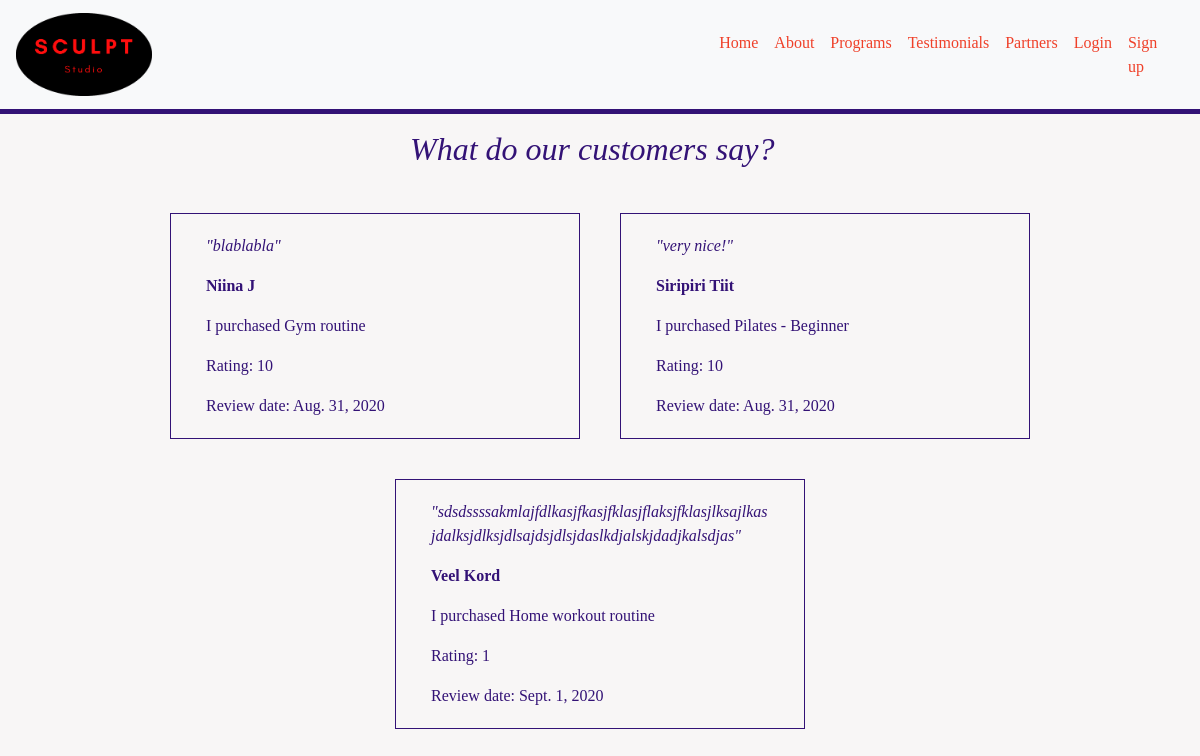
/testimonials/, run on an earlier commit of the app's database.
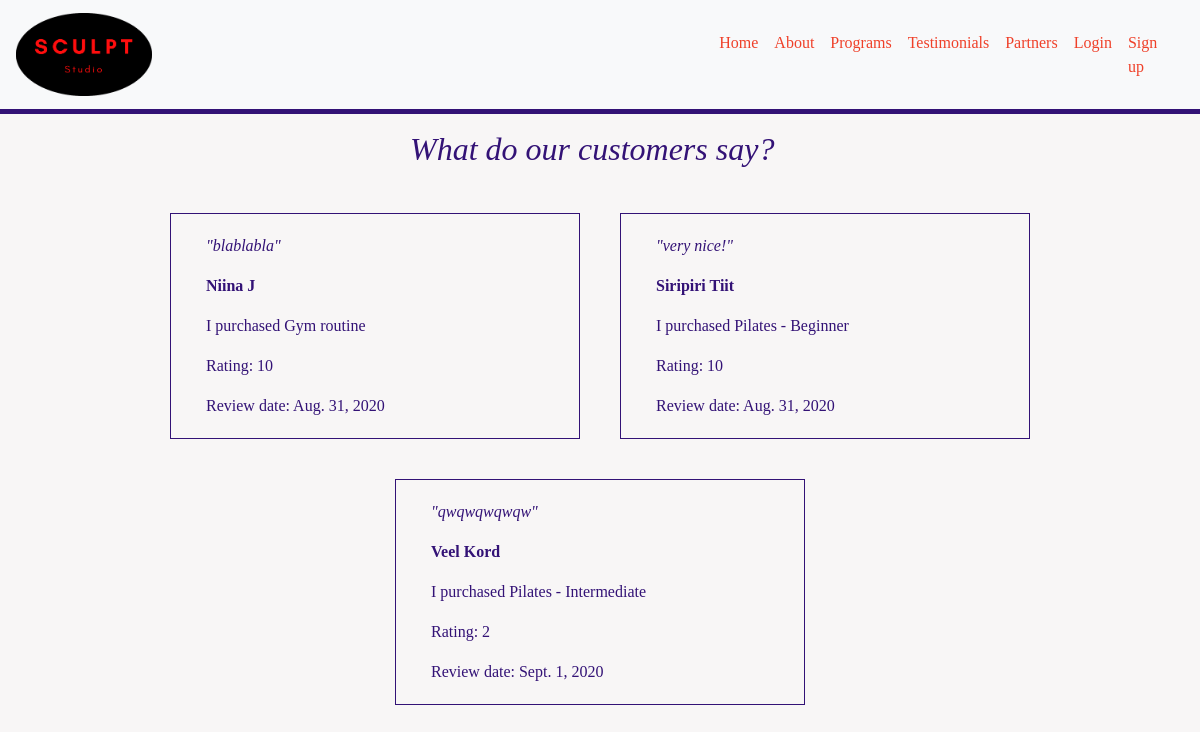
And on a later commit of the database.
### testimonials/models.py (models this page shows, shortened)
class Testimonials(models.Model):
    class Meta():
        verbose_name_plural = 'Testimonials'
    user = models.OneToOneField(User, on_delete=models.CASCADE, null=False)
    program_id = models.OneToOneField(Programs, on_delete=models.CASCADE, null=True)
    review = models.TextField(max_length=2064)
    score = models.PositiveIntegerField(default=0, choices=([i,i] for i in range(11)))
    date = models.DateField(default=timezone.now)

### programs/models.py (models this page shows)
class Programs(models.Model):
    class Meta:
        verbose_name_plural = 'Programs'
    name = models.CharField(max_length=100)
    type = models.CharField(max_length=100)
    description = models.TextField()
    price = models.DecimalField(max_digits=6, decimal_places=2)
    def __str__(self):
        return self.name

### testimonials/views.py (the view)
# urls.py: path('testimonials/', include('testimonials.urls')),
def testimonials(request):
    testimonials = Testimonials.objects.all()
    context = {
        'testimonials': testimonials
    }
    return render(request, 'testimonials/testimonials.html', context)

### testimonials/templates/testimonials/testimonials.html
{% extends 'base.html' %}
{% block content %}
<div class="row justify-content-center">
    <div class="col-4 mb-3">
        <h2><i>What do our customers say?</i> </h2>
    </div>
</div>
<div class="row justify-content-center">
    {% for testimonial in testimonials %}
    <div class="col-sm-4 cards">
        <div class="card">
          <div class="card-body">
            <p class="card-text"><i>"{{ testimonial.review }}"</i></p>
            <p class="card-text"><strong>{{ testimonial.user.first_name}}</strong></p>
            <p class="card-text">I purchased {{ testimonial.program_id}}</p>
            <p class="card-text">Rating: {{ testimonial.score }}</p>
            <p class="card-text">Review date: {{ testimonial.date }}</p>
          </div>
        </div>
    </div>
    {% endfor %}
</div>
{% endblock %}

What changed in the data, as far as the page shows it:
changed Testimonials "Veel Kord": review "sdsdssssakmlajfdlkasjfkasjfklasjflaksjfklasjlksajlkasjdalksjdlksjdlsajdsjdlsjdaslkdjalskjdadjkalsdjas" → "qwqwqwqwqw"; program_id "Home workout routine" → "Pilates - Intermediate"; score "1" → "2"
